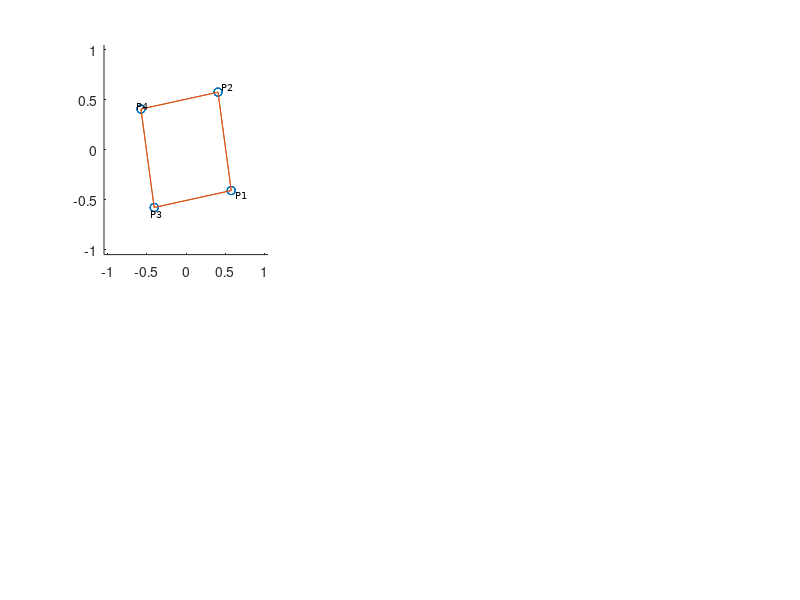

The MATLAB source for this figure: (Note: this script raises an error after producing the figure.)
% @file     graph_drawing_main.m
% @author   afruehstueck
% @date     18/03/2017

function graph_drawing_main
    close all;
    clc;
    clear;

    %define labels strings to label vertices in graph
    labels = cell(20, 1);
    for i= 1:20
        labels{i} = strcat('P', num2str(i));
    end
    %% figure 1  
    graphs_fig = figure('Name', 'Spectral Graph Drawing examples', 'NumberTitle', 'off', 'Position', get(0, 'ScreenSize'));

    % define the default values for text
    set(graphs_fig, 'DefaultTextFontName', 'consolas', ...  % So text lines up
                    'DefaultTextFontSize', 7 )

    %4 connected vertices           
    A = [0 1 1 0; 
         1 0 0 1; 
         1 0 0 1; 
         0 1 1 0];
    subplot(2, 3, 1); 
    hold on;
    drawSpectralGraph(A);
    plotMatrixInFigure(graphs_fig, A);

    A = [0 1 1 0 0; 
         1 0 1 1 1; 
         1 1 0 1 0; 
         0 1 1 0 1; 
         0 1 0 1 0];
    subplot(2, 3, 2); 
    hold on;
    drawSpectralGraph(A);
    plotMatrixInFigure(graphs_fig, A);

    %12-vertex ring
    A = diag(ones(1, 11), 1);
    A = A + A';
    A(1, 12) = 1; 
    A(12, 1) = 1;
    subplot(2, 3, 3); 
    drawSpectralGraph(A);
    plotMatrixInFigure(graphs_fig, A);

    %random 5x5
    A = randomAdjacencyMatrix(5);
    subplot(2, 3, 4); 
    drawSpectralGraph(A);
    plotMatrixInFigure(graphs_fig, A);

    %random 8x8
    A = randomAdjacencyMatrix(8);
    subplot(2, 3, 5); 
    drawSpectralGraph(A);
    plotMatrixInFigure(graphs_fig, A);

    %random 12x12
    A = randomAdjacencyMatrix(12);
    subplot(2, 3, 6); 
    drawSpectralGraph(A);
    plotMatrixInFigure(graphs_fig, A);

    %% figure 2
    graphs_fig2 = figure('Name', '20 random 5x5 graphs', 'NumberTitle', 'off', 'Position', get(0, 'ScreenSize'));
    % define the default values for text
    set(graphs_fig2, 'DefaultTextFontName', 'consolas', ...  % So text lines up
                     'DefaultTextHorizontalAlignment', 'left', ...
                     'DefaultTextVerticalAlignment', 'bottom', ...
                     'DefaultTextClipping', 'on', ...
                     'DefaultTextFontSize', 7 )

    %plot 20 randomized 5x5 graphs
    for y = 1:4
        for x = 1:5
            subplot(4, 5, (y - 1)*5 + x);
            A = randomAdjacencyMatrix(5);
            drawSpectralGraph(A);
            plotMatrixInFigure(graphs_fig2, A);
        end
    end

    %% helper functions

    %generate random adjacency matrix
    function [A] = randomAdjacencyMatrix(N)    
        %generate NxN matrix of random 0s and 1s
        G = round(rand(N));
        %take only upper triangular part and replicate on lower triangular
        %while leaving the main diagonal as zeros (no loops)
        randA = triu(G, 1) + triu(G, 1)';

        %check if each vertex has at least one edge
        if any(sum(randA) < 2)
            disp('<2 edges for at least one vertex... generate new matrix');
            A = randomAdjacencyMatrix(N);  
        else
            A = randA;
        end
    end

    % spectral graph drawing of graph with adjacency matrix A
    % following Jean H. Gallier, CIS 515, Spectral Graph Drawing
    function [V, Dvec, L] = drawSpectralGraph(A)    
        %degree matrix (#edges for each vertex)
        D = diag(sum(A));
        %laplacian matrix (degree matrix - adjacency matrix)
        L = D - A;
        %find eigenvectors and eigenvalues of laplacian matrix
        [eVecs, ~] = eig(L);

        hold on
        %fix limits to make all limits equal and make room for matrix in plot
        xlim([-1.05, 1.05])
        ylim([-1.05, 1.05])
        %draw vertices
        gplot(A, eVecs(:, [3 2]), 'o')
        %draw edges
        gplot(A, eVecs(:, [3 2]))
        
        text(eVecs(:, 3) .* 1.1, eVecs(:, 2) .* 1.1, labels(1:size(A, 1)));
    end

    % function inspired by https://www.mathworks.com/matlabcentral/answers/95255-how-do-i-display-a-matrix-in-a-figure-window
    function [] = plotMatrixInFigure(figure, A)    
        [m,n] = size(A);
        %get axes of current figure
        xLim = figure.CurrentAxes.XLim;
        yLim = figure.CurrentAxes.YLim;

        %create temporary character to measure its width and height
        tmp = text(.5, .5, '0');
        chsz = get(tmp, 'Extent');
        delete(tmp)
        dy = chsz(4);       % height of single character
        dx = 2.5 * chsz(3); % width of single character
        mx = xLim(1) + dx;  % location of first column

        for mi = 1:n % step through columns
            my = yLim(1) + 0.5 * dy;      
            for mj = m:-1:1 % step through rows (inverse)
              my = my + abs(dy);  % location of row
              
              color = [0 0 0];
              %print diagonal entries in grey
              if mi == mj
                  color = [0.7 0.5 0.5];
              end
              %print single digit output
              text(mx, my, sprintf('%1.0f', A(mj, mi)), 'Color', color);
            end
            mx = mx + dx;
        end
    end
end